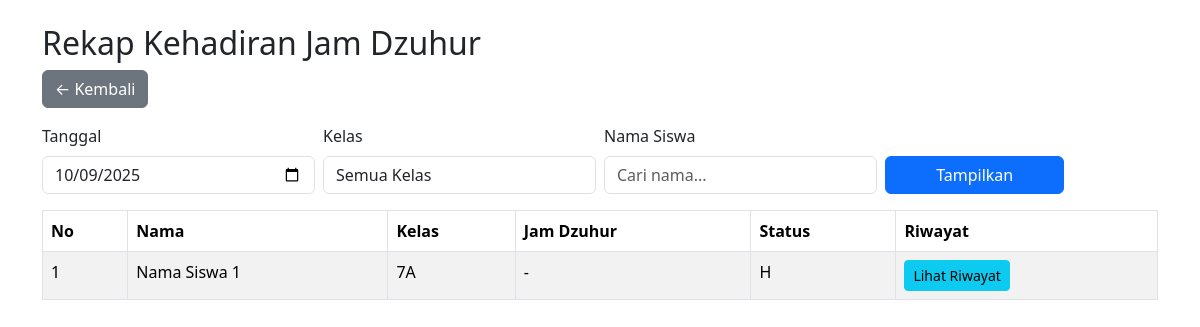
Screenshot of /jam_absensi_dzuhur.php?tanggal=2025-10-09 (signed in) with the database file from the repository.
### tables this page shows
CREATE TABLE `absensi` (
  `id` int(11) NOT NULL,
  `siswa_id` int(11) DEFAULT NULL,
  `tanggal` date DEFAULT NULL,
  `jam` time DEFAULT NULL,
  `jam_pulang` time DEFAULT NULL,
  `jam_dzuhur` time DEFAULT NULL,
  `status` enum('H','S','I','A') DEFAULT 'H',
  `keterangan` varchar(100) DEFAULT NULL
);

CREATE TABLE `siswa` (
  `id` int(11) NOT NULL,
  `nis` varchar(20) DEFAULT NULL,
  `nisn` varchar(20) DEFAULT NULL,
  `nama` varchar(100) DEFAULT NULL,
  `kelas` varchar(50) DEFAULT NULL,
  `status` varchar(10) NOT NULL DEFAULT 'aktif',
  `no_wa` varchar(20) DEFAULT NULL,
  `rfid_uid` varchar(50) DEFAULT NULL,
  `foto_siswa` varchar(255) DEFAULT NULL
);

### jam_absensi_dzuhur.php (the view, shortened to what this page needs)
<?php
include "config.php";
$tanggal = isset($_GET['tanggal']) ? $_GET['tanggal'] : date("Y-m-d");
$namaFilter = isset($_GET['nama']) ? $_GET['nama'] : "";
$sql = "
    SELECT a.id, s.id AS siswa_id, s.nama, s.kelas, a.jam_dzuhur, a.status
    FROM absensi a
    JOIN siswa s ON a.siswa_id = s.id
    WHERE a.tanggal = '" . mysqli_real_escape_string($conn, $tanggal) . "'
";
$sql .= " ORDER BY s.kelas, s.nama";
$data = mysqli_query($conn, $sql);
?>
<!DOCTYPE html>
<html lang="id">
<head>
<link rel="stylesheet" href="https://cdn.jsdelivr.net/npm/bootstrap@5.3.2/dist/css/bootstrap.min.css">
</head>
<body class="container mt-4">
<h2>Rekap Kehadiran Jam Dzuhur</h2>
<a href="dashboard.php" class="btn btn-secondary mb-3">← Kembali</a>
<form method="GET" class="row g-2 mb-3">
  <div class="col-md-3">
    <label class="form-label">Tanggal</label>
    <input type="date" name="tanggal" value="<?= htmlspecialchars($tanggal) ?>" class="form-control">
  </div>
  <div class="col-md-3">
    <label class="form-label">Kelas</label>
    <select name="kelas" class="form-control">
      <option value="">Semua Kelas</option>
    </select>
  </div>
  <div class="col-md-3">
    <label class="form-label">Nama Siswa</label>
    <input type="text" name="nama" value="<?= htmlspecialchars($namaFilter) ?>" class="form-control" placeholder="Cari nama...">
  </div>
  <div class="col-md-2 align-self-end">
    <button type="submit" class="btn btn-primary w-100">Tampilkan</button>
  </div>
</form>
<table class="table table-bordered table-striped">
  <thead>
    <tr>
      <th>No</th>
      <th>Nama</th>
      <th>Kelas</th>
      <th>Jam Dzuhur</th>
      <th>Status</th>
      <th>Riwayat</th>
    </tr>
  </thead>
  <tbody>
    <?php if (mysqli_num_rows($data) > 0): ?>
      <?php $no=1; while($row = mysqli_fetch_assoc($data)): ?>
        <tr>
          <td><?= $no++ ?></td>
          <td><?= htmlspecialchars($row['nama']) ?></td>
          <td><?= htmlspecialchars($row['kelas']) ?></td>
          <td><?= htmlspecialchars($row['jam_dzuhur'] ?? '-') ?></td>
          <td><?= htmlspecialchars($row['status']) ?></td>
          <td>
            <a href="riwayat.php?id=<?= $row['siswa_id'] ?>" class="btn btn-sm btn-info">Lihat Riwayat</a>
          </td>
        </tr>
      <?php endwhile; ?>
    <?php else: ?>
      <tr><td colspan="6" class="text-center">Tidak ada data absensi</td></tr>
    <?php endif; ?>
  </tbody>
</table>
</body>
</html>

### rows the page displays
absensi: siswa.nama "Nama Siswa 1", siswa.kelas "7A", jam_dzuhur "-", status "H"
